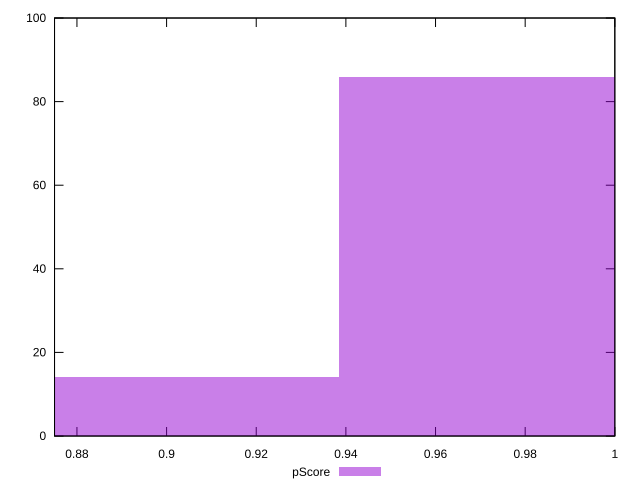

Source code (gnuplot):
reset

$pScore <<EOF
0.9879185736101521 86
0.889126716249137 14
EOF

set key outside below
set boxwidth 0.09879185736101521
set xrange [0.875:1]
set yrange [0:100]
set trange [0:100]
set style fill transparent solid 0.5 noborder
set terminal svg size 640, 490 enhanced background rgb 'white'
set output "report_00017_2021-02-10T15-08-03.406Z/unminified-javascript/samples/pages+cached/pScore/histogram.svg"

plot $pScore title "pScore" with boxes

reset
